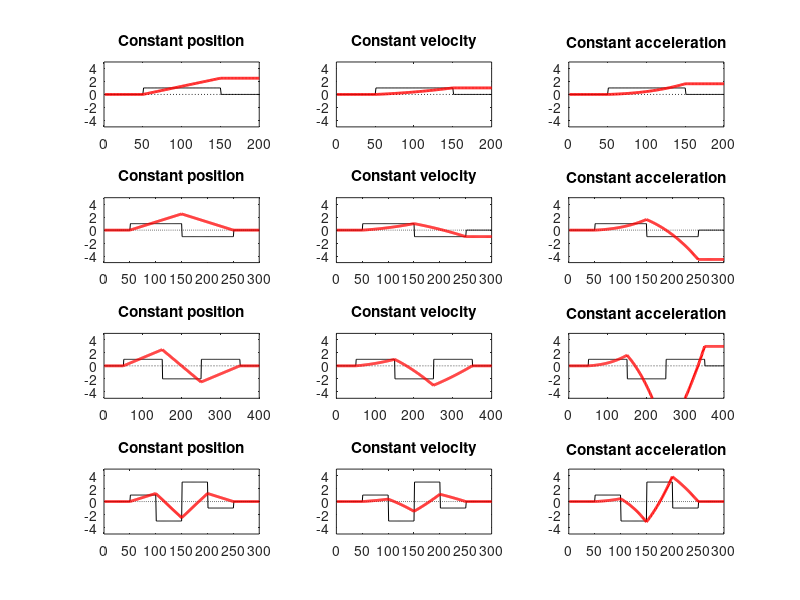
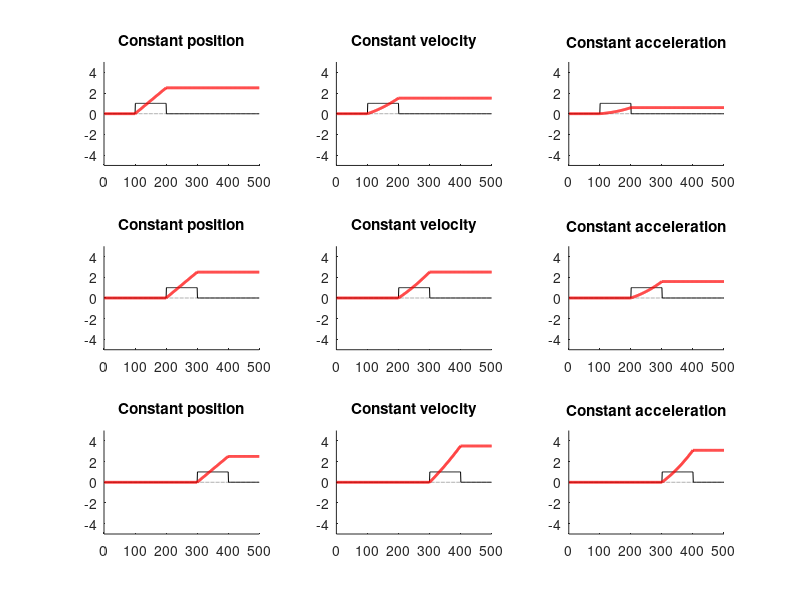
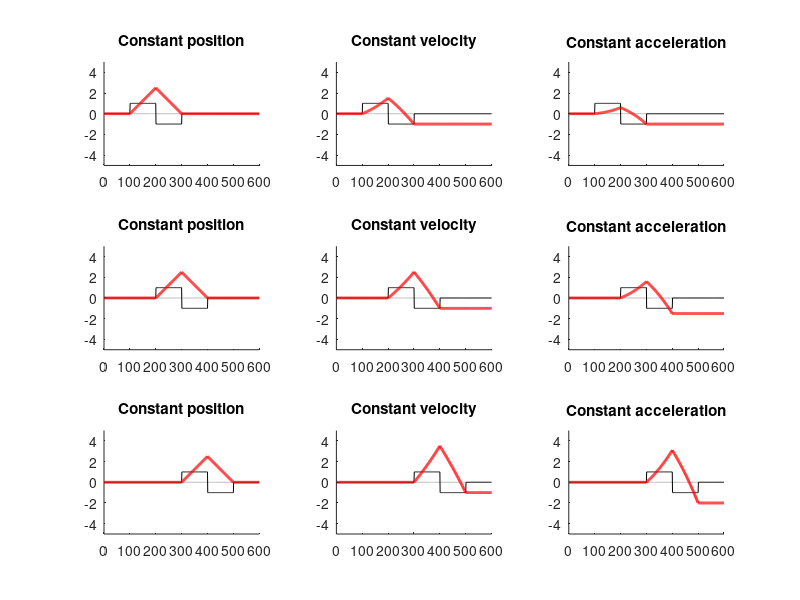
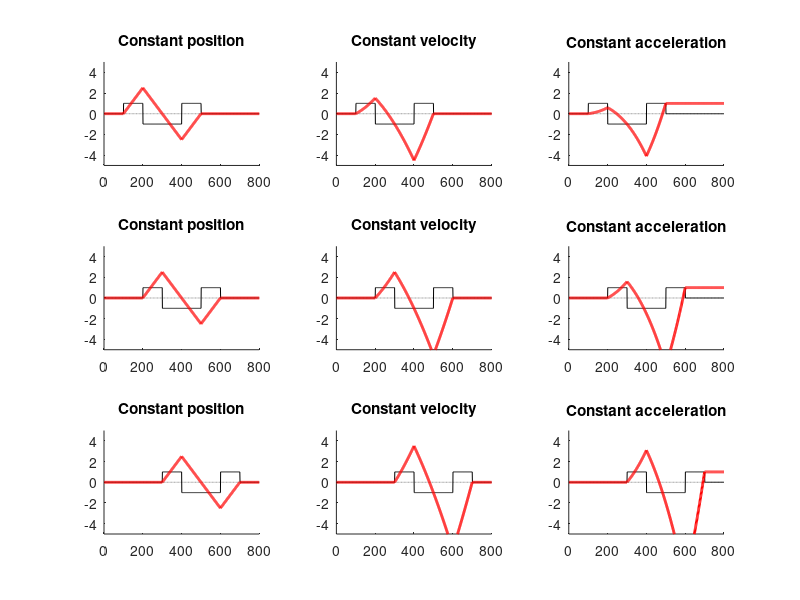

Here is the MATLAB script that generated these plots, in order:
clear
 set(0, 'DefaultFigureRenderer', 'painters');
 

dt = 0.001;
T = 500;
phi(1) = 0;
gamma=1;
figure
count=1
for iii=1:4
for ii=1:3
    switch ii
        case 1
            x0=25;
            v0=0;
            a0=0;
            titlestring='Constant position';
        case 2
            x0=0;
            v0=0.1;
            a0=0;
            titlestring='Constant velocity';
        case 3
            x0=0;
            v0=0;
            a0=0.003;
            titlestring='Constant acceleration';
    end
    switch iii
        case 1
            G = [zeros(1,50) ones(1,100) zeros(1,50)];

        case 2
            G = [zeros(1,50) ones(1,100) zeros(1,0) -ones(1,100) zeros(1,50)];

        case 3
            G = [zeros(1,50) ones(1,100) zeros(1,0) -ones(1,100)*2 ones(1,100) zeros(1,50)];

        case 4
            G = [zeros(1,50) ones(1,50) zeros(1,0) -ones(1,50)*3 ones(1,50)*3 -ones(1,50)  zeros(1,50)];
           % G = [zeros(1,50) ones(1,50) zeros(1,0) -ones(1,150) ones(1,150) -ones(1,50)  zeros(1,50)];
    end
    clear phi
    phi(1) = 0;
for t=2:length(G)
    dPhi = gamma * G(t)*(x0+v0*t+0.5*a0*t^2) * dt;
    phi(t) = phi(t-1)+dPhi;
end
subplot(4,3,count)
count=count+1;
plot(G*0,'k:')
hold on
plot(G*1,'k')
plot(phi,'r','LineWidth',2)
hold off
title(titlestring)
ylim([-5 5])

end
end

%% Effect of position of single polar gradient, bipolar and tripolar.
clear


dt = 0.001;
T = 500;
phi(1) = 0;
gamma=1;
for g=1:3
figure
count=1
for iii=1:3
for ii=1:3
    switch ii
        case 1
            x0=25;
            v0=0;
            a0=0;
            titlestring='Constant position';
        case 2
            x0=0;
            v0=0.1;
            a0=0;
            titlestring='Constant velocity';
        case 3
            x0=0;
            v0=0;
            a0=0.0005;
            titlestring='Constant acceleration';
    end
    switch iii
        case 1
            if g==1
                G = [zeros(1,100) ones(1,100) zeros(1,300)];
            elseif g==2
                G = [zeros(1,100) ones(1,100) -ones(1,100) zeros(1,300)];
            elseif g==3
                G = [zeros(1,100) ones(1,100) -ones(1,200) ones(1,100) zeros(1,300)];
            end
            
        case 2
            if g==1
                G = [zeros(1,200) ones(1,100) zeros(1,200)];
            elseif g==2
                G = [zeros(1,200) ones(1,100) -ones(1,100) zeros(1,200)];
            elseif g==3
                G = [zeros(1,200) ones(1,100) -ones(1,200) ones(1,100) zeros(1,200)];
            end
            
        case 3
            if g==1
                G = [zeros(1,300) ones(1,100) zeros(1,100)];
            elseif g==2
                G = [zeros(1,300) ones(1,100) -ones(1,100) zeros(1,100)];
            elseif g==3
                G = [zeros(1,300) ones(1,100) -ones(1,200) ones(1,100) zeros(1,100)];
            end

    end
    clear phi
    phi(1) = 0;
for t=2:length(G)
    dPhi = gamma * G(t)*(x0+v0*t+0.5*a0*t^2) * dt;
    phi(t) = phi(t-1)+dPhi;
end
subplot(3,3,count)
count=count+1;
plot(G*0,'k:')
hold on
plot(G*1,'k')
plot(phi,'r','LineWidth',2)
hold off
title(titlestring)
ylim([-5 5])
box off
end
end
end